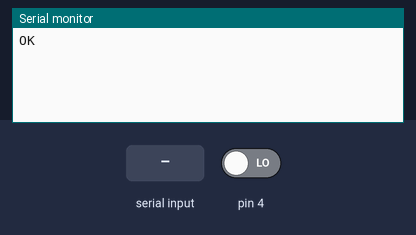
The sketch below on a simulated Arduino Uno, built with avr-gcc and run on an emulated ATmega328P. Shown: the last lines printed to the serial monitor. The test bench sets the inputs (shaded band); at power-on: pin 4 LOW. The audio player accepts every command and is not drawn.

Above: at 1.7 s.
1.8 s: pin 4 driven HIGH
At 2.9 s:
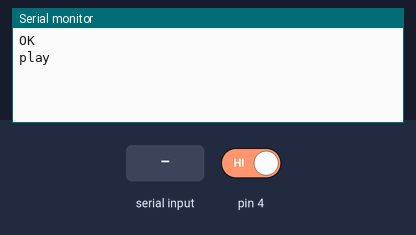
3.5 s: "folder 1\n" received over Serial
At 3.9 s:
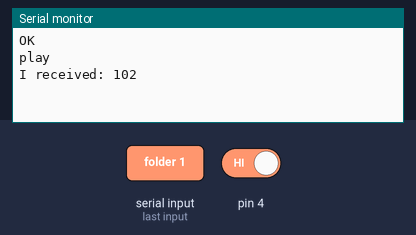
5.5 s: "9" received over Serial
At 9.0 s:
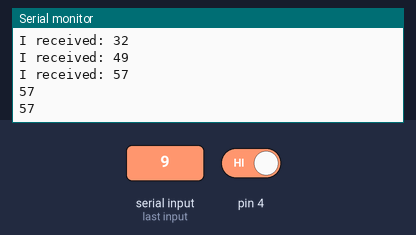
Timing chart, 0 to 10.5 s (numbered marks = the images above; inputs shaded):
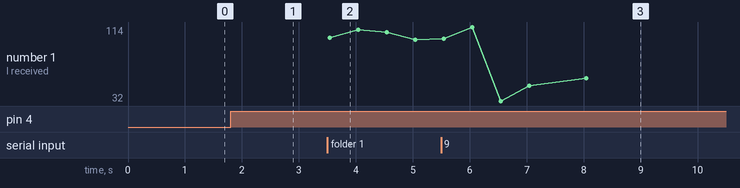

Measured:
- after the input at 1.8 s, the serial monitor: prints a new line after 0.21 s (image 1)
- after the input at 3.5 s, the serial monitor: prints a new line at once (image 2)
- after the input at 5.5 s, the serial monitor: prints a new line after 2.5 s (image 3)
- plotted number 1: 100 → 57 after the input at 5.5 s

The sketch:

DFPlayer.ino
```cpp
#include "SoftwareSerial.h"
#include "DFRobotDFPlayerMini.h"

// // Use pins 2 and 3 to communicate with DFPlayer Mini
// static const uint8_t PIN_MP3_TX = 13; // D7
// static const uint8_t PIN_MP3_RX = 12; // D6
SoftwareSerial softwareSerial(3, 2);
// Create the Player object
DFRobotDFPlayerMini player;

void setup() {

  Serial.begin(9600);
  softwareSerial.begin(9600);
  Serial.println();
  if (player.begin(softwareSerial, true, false)) {
    Serial.println("OK");

    // Set volume to maximum (0 to 30).
    player.volume(20);  //30 is very loud
  } else {
    Serial.println("Connecting to DFPlayer Mini failed!");
  }
  pinMode(4, INPUT);
  // Serial.print("player.readFileCounts");
  // Serial.print(player.readFileCounts());
  // Serial.print("   ");
  // Serial.print("player.readCurrentFileNumber");
  // Serial.print(player.readCurrentFileNumber());
  // Serial.print("   ");
  // Serial.print("player.readFileCountsInFolder");
  // Serial.print(player.readFileCountsInFolder(1));
  // Serial.print("   ");
  // Serial.print("player.");
  // Serial.print(player.);
  // Serial.print("   ");
  // Serial.print("player.readFileCounts");
  // Serial.print(player.readFileCounts());
  // Serial.print("   ");
  // Serial.print("player.readCurrentFileNumber");
  // Serial.print(player.readCurrentFileNumber());
  // Serial.print("   ");
  // Serial.print("player.readFileCountsInFolder");
  // Serial.print(player.readFileCountsInFolder(2));
  // Serial.print("   ");
  // Serial.print("player.readFolderCounts()");
  // Serial.print(player.readFolderCounts());
  // Serial.print("   ");

  // Serial.println(player.readState());                //read mp3 state
  // Serial.println(player.readVolume());               //read current volume
  // Serial.println(player.readEQ());                   //read EQ setting
  // Serial.println(player.readFileCounts());           //read all file counts in SD card
  // Serial.println(player.readCurrentFileNumber());    //read current play file number
  // Serial.println(player.readFileCountsInFolder(00));  //read file counts in folder SD:/03
}

bool fake = true;
int incomingByte = 0;
void loop() {
  if (Serial.available() > 0) {
    // read the incoming byte:
    incomingByte = Serial.read();

    // say what you got:
    if (incomingByte != 10 && incomingByte != 13) {
      Serial.print("I received: ");
      Serial.println(incomingByte, DEC);
    }
  }

  // delay(3000);
  // player.playFolder(3, 1);
  // Serial.println("folder 1");
  // delay(3000);
  // delay(10000);

  bool value = digitalRead(4);
  if (value==true && fake==true) {
    Serial.println("play");
    fake=false;
    player.playFolder(01, 1);
  }

  if (incomingByte == 57) {
    player.pause();
    Serial.println("57");
  }
  if (incomingByte == 56) {
    Serial.println("56");
    player.reset();
  }
  if (incomingByte == 55) {
    Serial.println("55");
    player.stop();
  }
  if (incomingByte == 54) {
    Serial.println("54");
    player.sleep();
  }
  if (incomingByte == 53) {
    Serial.println("53");
    player.volume(0);
  }
  if (incomingByte == 52) {
    Serial.println("52");
    fake = true;
  }
  // player.start()


  delay(500);
  // // player.playFolder(00, 1);
  // delay(9000);
  // player.playFolder(3, 2);
  // Serial.println("folder 2");
  // delay(3000);
  // player.playFolder(3, 3);
  // Serial.println("folder 3");
  // delay(3000);
  // player.playFolder(3, 4);
  // Serial.println("folder 4");
  // delay(3000);
  // // // player.play(2);
  // player.stop();
}
```
